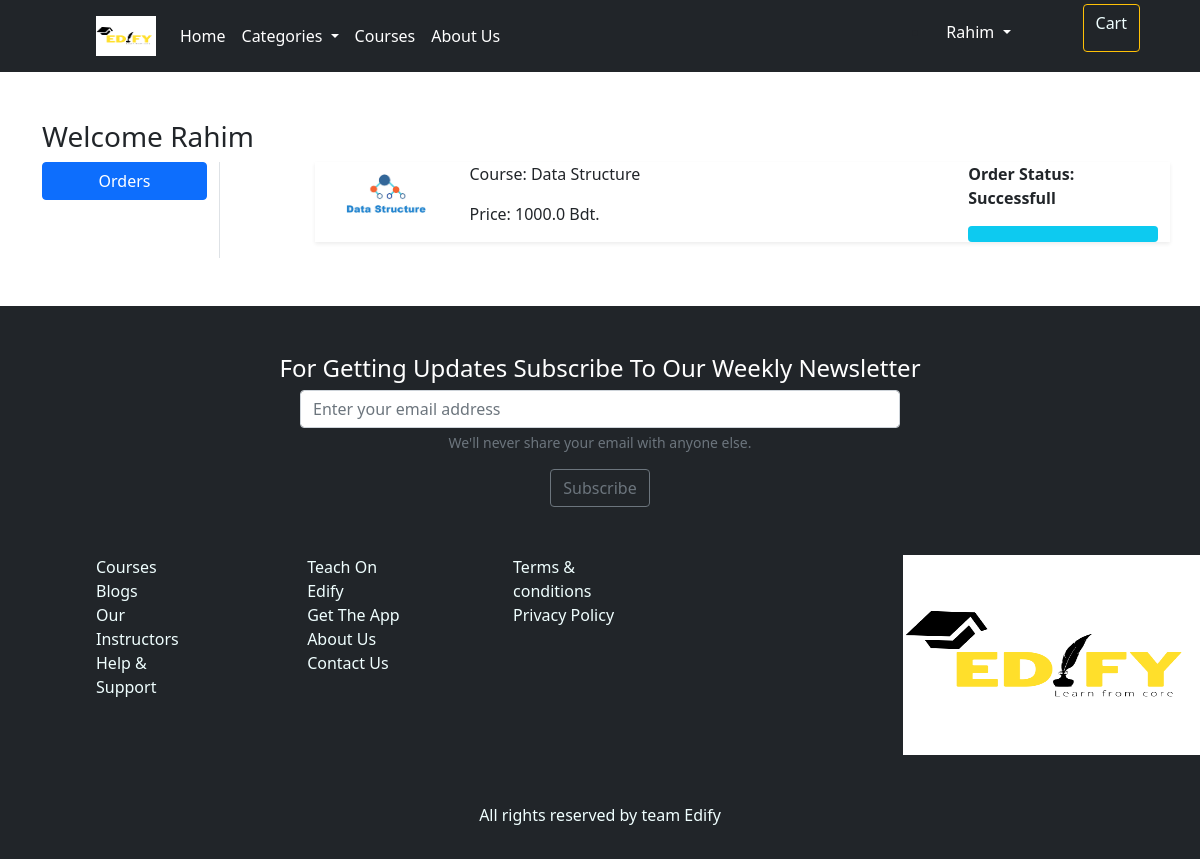
/orders/ (signed in), run on the app's committed database.
### app/models.py (models this page shows, shortened)
class OrderPlaced(models.Model):
    user = models.ForeignKey(User, on_delete=models.CASCADE)
    student = models.ForeignKey(Student, on_delete=models.CASCADE)
    course = models.ForeignKey(Course, on_delete=models.CASCADE)
    quantity = models.PositiveIntegerField(default=1)
    order_date = models.DateTimeField(auto_now_add=True)
    status = models.CharField(max_length=50,
    choices=STATUS_CHOICES,default='Pending')
    @property
    def total_cost(self):
        return self.quantity * self.course.discounted_price

class Course(models.Model):
    title = models.CharField(max_length=200)
    selling_price = models.FloatField()
    discounted_price = models.FloatField()
    description = models.TextField()
    instructor = models.CharField(max_length=100)
    category = models.CharField(choices=CATEGORY_CHOICES,max_length=150)
    product_image = models.ImageField(upload_to='courseimg')

### app/views.py (the view)
# urls.py: path('orders/', views.orders, name='orders'),
@login_required
def orders(request):
 op = OrderPlaced.objects.filter(user=request.user)
 return render(request, 'app/orders.html',{'order_placed': op})

### app/templates/app/orders.html (shortened to what this page needs)
{% extends 'app/base.html' %}
{% load static %}
{% block main-content %}
<div class="container my-5">
 <div class="row">
 <h3>Welcome <span class="text-capitalize">{{request.user}}</span></h3>
  <div class="col-sm-2 border-end">
   <ul class="list-unstyled">
    <li class="d-grid"><a href="{% url 'orders' %}" class="btn btn-primary">Orders</a></li>
   </ul>
  </div>
  <div class="col-sm-9 offset-sm-1">
      {% for op in order_placed %}
        <div class="row shadow-sm mb-3">
            <div class="col-sm-2">
                <img src="{{op.course.product_image.url}}" alt="" class="img-fluid" height="150" width="150">
            </div>
            <div class="col-sm-7">
                <p>Course: {{op.course.title}}</p>
                <p>Price: {{op.total_cost}} Bdt.</p>
            </div>
            <div class="col-sm-3 fw-bold">
                <p>Order Status: {{op.status}}</p>
                {% if op.status == 'Successfull'%}
                <div class="progress">
                    <div class="progress-bar bg-info" role="progressbar" style="width: 100%" aria-valuemax="100" aria-valuemin="0" aria-valuenow="100" ></div>
                </div>
                {% endif %}
            </div>
        </div>
      {% endfor %}
  </div>
 </div>
</div>
{% endblock main-content %}

### app/templates/app/base.html (shortened to what this page needs)
<!doctype html>
{% load static %}
<html lang="en">
  <head>
    <link href="https://cdn.jsdelivr.net/npm/bootstrap@5.1.1/dist/css/bootstrap.min.css" rel="stylesheet"
>
    <link rel="stylesheet" href="{% static 'app/css/all.min.css' %}">
    <link rel="stylesheet" href="{% static 'app/css/style.css' %}">
  </head>
  <body>
    <header>
      <nav class="navbar navbar-expand-lg navbar-dark bg-dark pt-1 pb-1">
          <div class="container-fluid ms-5 ps-5">
            <a class="navbar-brand" href="index.html"><img src="{% static 'app/images/Edify.png' %}" class="edify-logo" style= "width:60px;height:40px" alt=""></a>
            <div class="collapse navbar-collapse" id="navbarSupportedContent">
              <ul class="navbar-nav me-auto mb-2 mb-lg-0">
                <li class="nav-item">
                  <a class="nav-link active" aria-current="page" href="/">Home</a>
                </li>
                <li class="nav-item dropdown">
                  <a class="nav-link active dropdown-toggle" href="#" id="navbarDropdown" role="button" data-bs-toggle="dropdown" aria-expanded="false">
                    Categories
                  </a>
                </li>
                <li class="nav-item">
                  <a class="nav-link active" href="{% url 'courses' %}">Courses</a>
                </li>
                <li class="nav-item">
                  <a class="nav-link active">About Us</a>
                </li>
              </ul>
              <div>
                <ul class="me-5 d-flex">
                  {% if request.user.is_authenticated %}
                  <li class="nav-item dropdown mx-2">
                    <a class="nav-link dropdown-toggle text-white mt-2 me-5" href="#" id="profileDropdown" role="button" data-bs-toggle="dropdown" aria-expanded="false">
                      {{request.user.username | capfirst}}
                    </a>
                  </li>
                  <li class="btn-outline-warning btn "><a  href="{% url 'showcart' %}" style="text-decoration: none;color: azure;">Cart</a></li>
              {% endif %}
            </div>
          </div>
        </nav>
  </header>
    {% block main-content %} {% endblock main-content %}
      <footer class="mt-5 bg-dark">
      <section class="mt-5 pt-5">
        <div class="text-center ">
          <h4 style="color: #fff">For Getting Updates Subscribe To Our Weekly Newsletter</h4>
          <form>
            <div class="mb-3 ">
              <div class="d-flex justify-content-center">
                <input type="email" class="form-control w-50 " placeholder="Enter your email address" required>
              </div>
              <div id="emailHelp" class="form-text">We'll never share your email with anyone else.</div>
            </div>
            <button type="submit" class="btn btn-outline-secondary">Subscribe</button>
          </form>
        </div>
      </section>
     <div class="d-flex">
      <div class="ms-5 ps-5 pb-5 mt-5">
        <nav class="d-flex flex-column ">
          <div>
            <a href="#" style="text-decoration: none;
    color: azure;">Courses</a>
          </div>
          <div>
            <a href="#" style="text-decoration: none;
    color: azure;">Blogs</a>
          </div>
          <div>
            <a href="#" style="text-decoration: none;
    color: azure;">Our Instructors</a>
          </div>
          <div>
            <a href="#" style="text-decoration: none;
    color: azure;">Help & Support</a>
          </div>
       </nav>
      </div>
      <div class="ms-5 ps-5 pb-5 mt-5">
        <nav class="d-flex flex-column ">
          <div>
            <a href="#" style="text-decoration: none;
    color: azure;">Teach On Edify</a>
          </div>
          <div>
            <a href="#" style="text-decoration: none;
    color: azure;">Get The App</a>
          </div>
          <div>
            <a href="#" style="text-decoration: none;
    color: azure;">About Us</a>
          </div>
          <div>
            <a href="#" style="text-decoration: none;
    color: azure;">Contact Us</a>
          </div>
       </nav>
      </div>
      <div class="ms-5 ps-5 pb-5 mt-5">
        <nav class="d-flex flex-column ">
          <div>
            <a href="#" style="text-decoration: none;
    color: azure;">Terms & conditions</a>
          </div>
          <div>
            <a href="#" style="text-decoration: none;
    color: azure;">Privacy Policy</a>
          </div>
       </nav>
      </div>
      <div class="ms-5 ps-5 pb-5 mt-5">
        <nav class="d-flex flex-column ">
          <div>
            <a href="./index.html"><img src="{% static 'app/images/Edify.png' %}" class="img-fluid" style="width:300px;height:200px;margin-left: 150px;" alt=""></a>
          </div>
       </nav>
      </div>
     </div>
      <div class="pb-3 text-center">
        <p style="color:azure">
          All rights reserved by team Edify
        </p>
      </div>
      </footer>
  </body>
</html>

### app/static/app/css/style.css (style rules this page uses)
.edify-logo { width:60px; height: 40px; }

### data on the page
OrderPlaced: course.product_image (picture), course "Data Structure", total_cost "1000.0", status "Successfull"

### other printed values
{{ request.user.username | capfirst }} "Rahim"
{{ request.user }} "Rahim"
